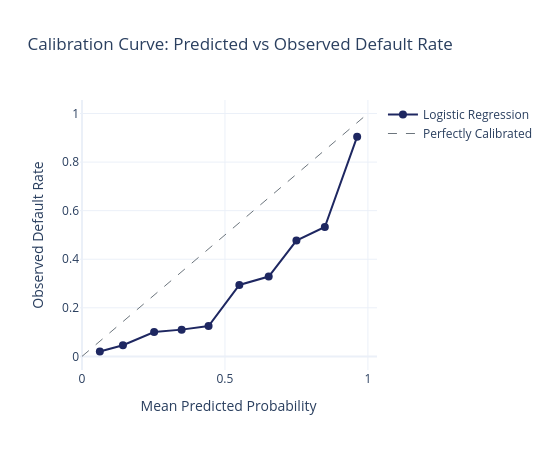

Source (notebook cell):
### Markdown cell above
---
## 7. Calibration Curve

Logistic regression is naturally well-calibrated because it directly models probabilities via MLE. The calibration curve shows whether predicted probabilities match observed frequencies.

### Code cell
from sklearn.calibration import calibration_curve

y_prob = lr_pipe.predict_proba(X_test)[:, 1]
prob_true, prob_pred = calibration_curve(y_test, y_prob, n_bins=10, strategy="uniform")

fig_cal = go.Figure()
fig_cal.add_trace(go.Scatter(
    x=prob_pred, y=prob_true, mode="lines+markers",
    name="Logistic Regression",
    line=dict(color=COLORS["navy"], width=2),
    marker=dict(size=8),
))
fig_cal.add_trace(go.Scatter(
    x=[0, 1], y=[0, 1], mode="lines",
    name="Perfectly Calibrated",
    line=dict(color=COLORS["gray"], width=1, dash="dash"),
))
fig_cal.update_layout(
    title="Calibration Curve: Predicted vs Observed Default Rate",
    xaxis_title="Mean Predicted Probability",
    yaxis_title="Observed Default Rate",
    height=450, width=550,
)
fig_cal.show()
save_chart(fig_cal, MODEL_SLUG, "calibration_curve")

### Figure 1 — Plotly figure (JSON) as saved in the notebook; plotly's stock layout.template omitted (floating-point values rounded to 4 significant figures)
{"data": [{"line": {"color": "#1E2761", "width": 2}, "marker": {"size": 8}, "mode": "lines+markers", "name": "Logistic Regression", "type": "scatter", "x": [0.06245, 0.1432, 0.2523, 0.3485, 0.4427, 0.5503, 0.6531, 0.75, 0.8493, 0.9624], "y": [0.02013, 0.04612, 0.1, 0.1102, 0.125, 0.2941, 0.3286, 0.4769, 0.5326, 0.9048]}, {"line": {"color": "#6c757d", "dash": "dash", "width": 1}, "mode": "lines", "name": "Perfectly Calibrated", "type": "scatter", "x": [0, 1], "y": [0, 1]}], "layout": {"height": 450, "title": {"text": "Calibration Curve: Predicted vs Observed Default Rate"}, "width": 550, "xaxis": {"title": {"text": "Mean Predicted Probability"}}, "yaxis": {"title": {"text": "Observed Default Rate"}}}}
